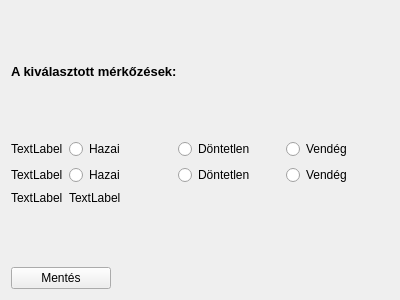
<?xml version="1.0" encoding="UTF-8"?>
<ui version="4.0">
 <class>Form</class>
 <widget class="QWidget" name="Form">
  <property name="geometry">
   <rect>
    <x>0</x>
    <y>0</y>
    <width>400</width>
    <height>300</height>
   </rect>
  </property>
  <property name="windowTitle">
   <string>Form</string>
  </property>
  <layout class="QVBoxLayout" name="verticalLayout">
   <item>
    <widget class="QLabel" name="label">
     <property name="text">
      <string>&lt;html&gt;&lt;head/&gt;&lt;body&gt;&lt;p&gt;&lt;span style=&quot; font-size:10pt; font-weight:700;&quot;&gt;A kiválasztott mérkőzések:&lt;/span&gt;&lt;/p&gt;&lt;/body&gt;&lt;/html&gt;</string>
     </property>
    </widget>
   </item>
   <item>
    <layout class="QFormLayout" name="formLayout">
     <item row="0" column="0">
      <widget class="QLabel" name="matchLbl1">
       <property name="text">
        <string>TextLabel</string>
       </property>
      </widget>
     </item>
     <item row="0" column="1">
      <layout class="QHBoxLayout" name="horizontalLayout">
       <item>
        <widget class="QRadioButton" name="radioButton_2">
         <property name="text">
          <string>Hazai</string>
         </property>
        </widget>
       </item>
       <item>
        <widget class="QRadioButton" name="radioButton">
         <property name="text">
          <string>Döntetlen</string>
         </property>
        </widget>
       </item>
       <item>
        <widget class="QRadioButton" name="radioButton_3">
         <property name="text">
          <string>Vendég</string>
         </property>
        </widget>
       </item>
      </layout>
     </item>
     <item row="1" column="0">
      <widget class="QLabel" name="matchLbl2">
       <property name="text">
        <string>TextLabel</string>
       </property>
      </widget>
     </item>
     <item row="1" column="1">
      <layout class="QHBoxLayout" name="horizontalLayout_2">
       <item>
        <widget class="QRadioButton" name="radioButton_6">
         <property name="text">
          <string>Hazai</string>
         </property>
        </widget>
       </item>
       <item>
        <widget class="QRadioButton" name="radioButton_5">
         <property name="text">
          <string>Döntetlen</string>
         </property>
        </widget>
       </item>
       <item>
        <widget class="QRadioButton" name="radioButton_4">
         <property name="text">
          <string>Vendég</string>
         </property>
        </widget>
       </item>
      </layout>
     </item>
     <item row="2" column="0">
      <widget class="QLabel" name="label_2">
       <property name="text">
        <string>TextLabel</string>
       </property>
      </widget>
     </item>
     <item row="2" column="1">
      <widget class="QLabel" name="label_3">
       <property name="text">
        <string>TextLabel</string>
       </property>
      </widget>
     </item>
    </layout>
   </item>
   <item>
    <widget class="QPushButton" name="saveButton">
     <property name="maximumSize">
      <size>
       <width>100</width>
       <height>16777215</height>
      </size>
     </property>
     <property name="text">
      <string>Mentés</string>
     </property>
    </widget>
   </item>
  </layout>
 </widget>
 <resources/>
 <connections/>
</ui>
